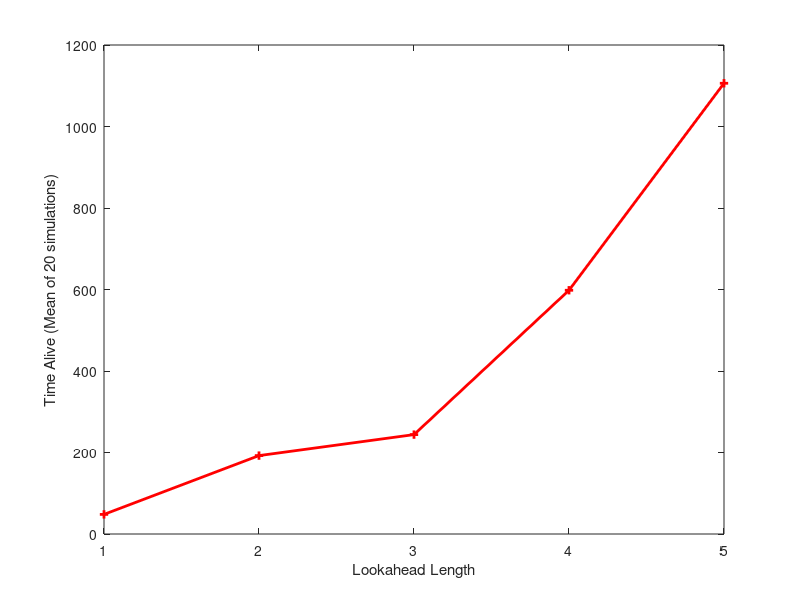
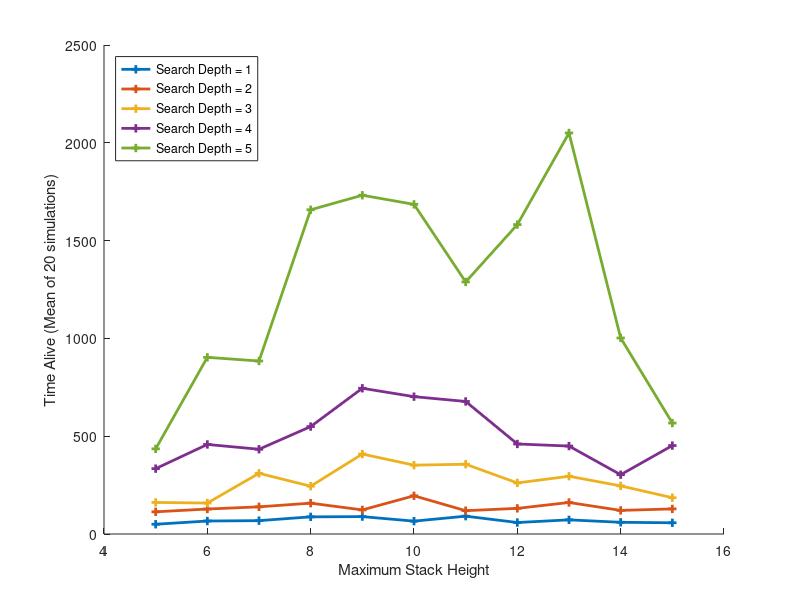

The MATLAB script that drew these images, in order:
heights = 5:15;
means_d1 = [49.9,66.4,68.25,87.7,88.9,65.75,91.15,58.7,72.35,59.85,57.4];
means_d2 = [113.45,127.65,138.9,157.7,123.1,195.4,119.2,131.1,161.1,120.65,128.3];
means_d3 = [161.35,158.25,310.2,244.45,408.8,352.0,356.75,261.05,295.3,245.95,185.65];
means_d4 = [668.2,915.6,866.6,1098.5,1490.0,1404.3,1355.3,920.5,899.2,606.2,904.3]/2;
means_d5 = [652.9,1354.8,1326.6,2486.4,2597.9,2527.9,1933.0,2372.9,3075.5,1503.3,851.0]/1.5;

fig = figure;
hold on;
plot(heights, means_d1, '+-', 'LineWidth', 2);
plot(heights, means_d2, '+-', 'LineWidth', 2);
plot(heights, means_d3, '+-', 'LineWidth', 2);
plot(heights, means_d4, '+-', 'LineWidth', 2);
plot(heights, means_d5, '+-', 'LineWidth', 2);
hold off;
xlabel 'Maximum Stack Height'
ylabel 'Time Alive (Mean of 20 simulations)'
legend('Search Depth = 1', 'Search Depth = 2', 'Search Depth = 3', 'Search Depth = 4', 'Search Depth = 5', 'Location', 'northwest')
% saveas(fig, 'height_v_time_dall.pdf');
% close all

depths = 1:5;
mean_times = [48.1,192.4,243.9,598.12,1106.1];
fig = figure;
plot(depths, mean_times, 'r+-', 'LineWidth', 2);
xlabel 'Lookahead Length'
ylabel 'Time Alive (Mean of 20 simulations)'
saveas(fig, 'lookahead_v_time.pdf');
close all
